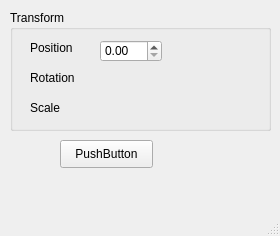
<?xml version="1.0" encoding="UTF-8"?>
<ui version="4.0">
 <class>Sub1</class>
 <widget class="QMainWindow" name="Sub1">
  <property name="geometry">
   <rect>
    <x>0</x>
    <y>0</y>
    <width>280</width>
    <height>236</height>
   </rect>
  </property>
  <property name="windowTitle">
   <string>MainWindow</string>
  </property>
  <widget class="QWidget" name="centralwidget">
   <widget class="QGroupBox" name="groupBox_3">
    <property name="geometry">
     <rect>
      <x>10</x>
      <y>10</y>
      <width>261</width>
      <height>121</height>
     </rect>
    </property>
    <property name="title">
     <string>Transform</string>
    </property>
    <widget class="QLabel" name="label">
     <property name="geometry">
      <rect>
       <x>20</x>
       <y>30</y>
       <width>51</width>
       <height>16</height>
      </rect>
     </property>
     <property name="text">
      <string>Position</string>
     </property>
    </widget>
    <widget class="QLabel" name="label_2">
     <property name="geometry">
      <rect>
       <x>20</x>
       <y>60</y>
       <width>61</width>
       <height>16</height>
      </rect>
     </property>
     <property name="text">
      <string>Rotation</string>
     </property>
    </widget>
    <widget class="QLabel" name="label_3">
     <property name="geometry">
      <rect>
       <x>20</x>
       <y>90</y>
       <width>61</width>
       <height>16</height>
      </rect>
     </property>
     <property name="text">
      <string>Scale</string>
     </property>
    </widget>
    <widget class="QDoubleSpinBox" name="doubleSpinBox">
     <property name="geometry">
      <rect>
       <x>90</x>
       <y>30</y>
       <width>62</width>
       <height>22</height>
      </rect>
     </property>
    </widget>
   </widget>
   <widget class="QPushButton" name="pushButton">
    <property name="geometry">
     <rect>
      <x>60</x>
      <y>140</y>
      <width>93</width>
      <height>28</height>
     </rect>
    </property>
    <property name="text">
     <string>PushButton</string>
    </property>
   </widget>
  </widget>
  <widget class="QMenuBar" name="menubar">
   <property name="geometry">
    <rect>
     <x>0</x>
     <y>0</y>
     <width>280</width>
     <height>26</height>
    </rect>
   </property>
  </widget>
  <widget class="QStatusBar" name="statusbar"/>
 </widget>
 <resources/>
 <connections/>
</ui>
